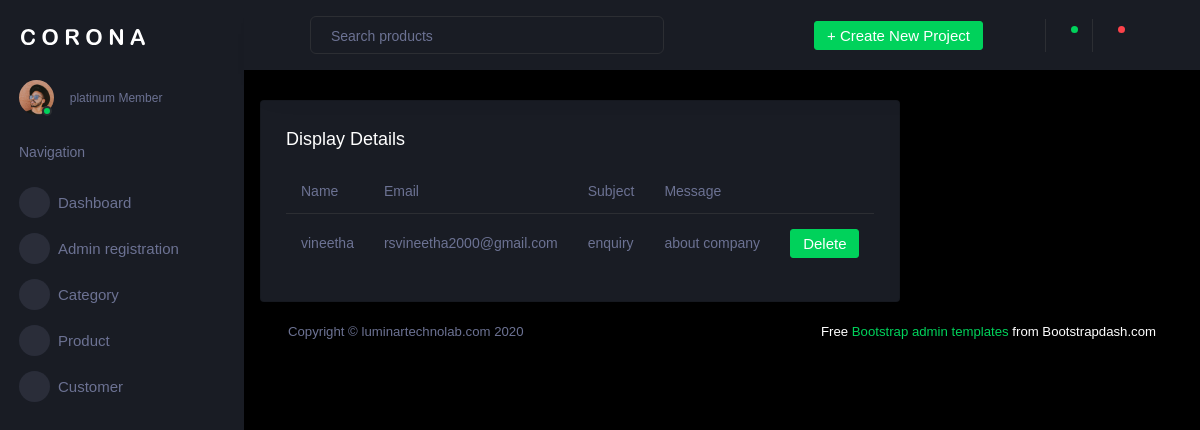
Page /backend/admintable/ on the committed database.
### backend/models.py (models this page shows)
class admin(models.Model):
    username = models.CharField(max_length=100, null=True, blank=True)
    email = models.EmailField(null=True, blank=True)
    subject = models.CharField(max_length=100, null=True, blank=True)
    message = models.CharField(max_length=100, null=True, blank= True)

### backend/views.py (the view)
# urls.py: path('admintable/', views.admintable, name="admintable"),
def admintable(request):
    data = admin.objects.all()
    return render(request, "admintable.html", {'data': data})

### backend/Templates/admintable.html (shortened to what this page needs)
<!DOCTYPE html>
{% extends 'index.html' %}
{% block content %}
<html lang="en">
<head>
</head>
<body>
<div class="card">
                  <div class="card-body">
                    <h4 class="card-title">Display  Details</h4>
                    <div class="table-responsive">
                      <table class="table">
                        <thead>
                          <tr>
                            <th>Name</th>
                            <th>Email</th>
                            <th>Subject</th>
                            <th>Message</th>
                          </tr>
                        </thead>
                        <tbody>
                        {% for d in data %}
                        <tr>
                            <td>{{ d.username }}</td>
                            <td>{{ d.email }}</td>
                            <td>{{ d.subject }}</td>
                            <td>{{ d.message }}</td>
                            <td>
                                <form action="{% url 'deleteadmin' dataid=d.id %}">
                                    <button type="submit" class="btn btn-success">Delete</button>
                                </form>
                            </td>
                        </tr>
                        {% endfor %}
                        </tbody>
                      </table>
                    </div>
                  </div>
                </div>
</body>
{% endblock %}

### rows in the picture
admin: username "vineetha", email "rsvineetha2000@gmail.com", subject "enquiry", message "about company"
